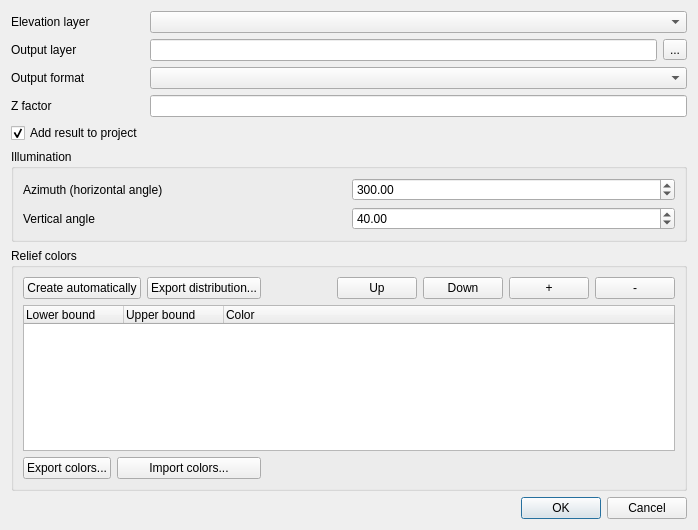
<?xml version="1.0" encoding="UTF-8"?>
<ui version="4.0">
 <class>QgsRasterTerrainAnalysisDialogBase</class>
 <widget class="QDialog" name="QgsRasterTerrainAnalysisDialogBase">
  <property name="geometry">
   <rect>
    <x>0</x>
    <y>0</y>
    <width>698</width>
    <height>530</height>
   </rect>
  </property>
  <property name="windowTitle">
   <string>Dialog</string>
  </property>
  <layout class="QGridLayout" name="gridLayout_3">
   <item row="0" column="0">
    <widget class="QLabel" name="mElevationLayerLabel">
     <property name="text">
      <string>Elevation layer</string>
     </property>
    </widget>
   </item>
   <item row="0" column="1" colspan="2">
    <widget class="QComboBox" name="mElevationLayerComboBox"/>
   </item>
   <item row="1" column="0">
    <widget class="QLabel" name="mOutputLayerLabel">
     <property name="text">
      <string>Output layer</string>
     </property>
    </widget>
   </item>
   <item row="1" column="1">
    <widget class="QLineEdit" name="mOutputLayerLineEdit"/>
   </item>
   <item row="1" column="2">
    <widget class="QToolButton" name="mOutputLayerToolButton">
     <property name="text">
      <string>...</string>
     </property>
    </widget>
   </item>
   <item row="2" column="0">
    <widget class="QLabel" name="mOutputFormatLabel">
     <property name="text">
      <string>Output format</string>
     </property>
    </widget>
   </item>
   <item row="2" column="1" colspan="2">
    <widget class="QComboBox" name="mOutputFormatComboBox"/>
   </item>
   <item row="3" column="0">
    <widget class="QLabel" name="mZFactorLabel">
     <property name="text">
      <string>Z factor</string>
     </property>
    </widget>
   </item>
   <item row="3" column="1" colspan="2">
    <widget class="QLineEdit" name="mZFactorLineEdit"/>
   </item>
   <item row="4" column="0">
    <widget class="QCheckBox" name="mAddResultToProjectCheckBox">
     <property name="text">
      <string>Add result to project</string>
     </property>
     <property name="checked">
      <bool>true</bool>
     </property>
    </widget>
   </item>
   <item row="5" column="0" colspan="3">
    <widget class="QGroupBox" name="mIlluminationGroupBox">
     <property name="title">
      <string>Illumination</string>
     </property>
     <layout class="QGridLayout" name="gridLayout_2">
      <item row="0" column="0">
       <widget class="QLabel" name="mLightAzimuthLabel">
        <property name="text">
         <string>Azimuth (horizontal angle)</string>
        </property>
       </widget>
      </item>
      <item row="0" column="1">
       <widget class="QDoubleSpinBox" name="mLightAzimuthAngleSpinBox">
        <property name="maximum">
         <double>360.000000000000000</double>
        </property>
        <property name="value">
         <double>300.000000000000000</double>
        </property>
       </widget>
      </item>
      <item row="1" column="0">
       <widget class="QLabel" name="mLightVerticalAngleLabel">
        <property name="text">
         <string>Vertical angle</string>
        </property>
       </widget>
      </item>
      <item row="1" column="1">
       <widget class="QDoubleSpinBox" name="mLightVerticalAngleSpinBox">
        <property name="maximum">
         <double>90.000000000000000</double>
        </property>
        <property name="value">
         <double>40.000000000000000</double>
        </property>
       </widget>
      </item>
     </layout>
    </widget>
   </item>
   <item row="6" column="0" colspan="3">
    <widget class="QGroupBox" name="mReliefColorsGroupBox">
     <property name="title">
      <string>Relief colors</string>
     </property>
     <layout class="QGridLayout" name="gridLayout">
      <item row="0" column="0" colspan="2">
       <widget class="QPushButton" name="mAutomaticColorButton">
        <property name="text">
         <string>Create automatically</string>
        </property>
       </widget>
      </item>
      <item row="0" column="2">
       <widget class="QPushButton" name="mExportToCsvButton">
        <property name="text">
         <string>Export distribution...</string>
        </property>
       </widget>
      </item>
      <item row="0" column="3">
       <spacer name="horizontalSpacer">
        <property name="orientation">
         <enum>Qt::Horizontal</enum>
        </property>
        <property name="sizeHint" stdset="0">
         <size>
          <width>268</width>
          <height>20</height>
         </size>
        </property>
       </spacer>
      </item>
      <item row="0" column="4">
       <widget class="QPushButton" name="mUpPushButton">
        <property name="text">
         <string>Up</string>
        </property>
       </widget>
      </item>
      <item row="0" column="5">
       <widget class="QPushButton" name="mDownPushButton">
        <property name="text">
         <string>Down</string>
        </property>
       </widget>
      </item>
      <item row="0" column="6">
       <widget class="QPushButton" name="mAddClassButton">
        <property name="text">
         <string>+</string>
        </property>
       </widget>
      </item>
      <item row="0" column="7">
       <widget class="QPushButton" name="mRemoveClassButton">
        <property name="text">
         <string>-</string>
        </property>
       </widget>
      </item>
      <item row="1" column="0" colspan="8">
       <widget class="QTreeWidget" name="mReliefClassTreeWidget">
        <column>
         <property name="text">
          <string>Lower bound</string>
         </property>
        </column>
        <column>
         <property name="text">
          <string>Upper bound</string>
         </property>
        </column>
        <column>
         <property name="text">
          <string>Color</string>
         </property>
        </column>
       </widget>
      </item>
      <item row="2" column="0">
       <widget class="QPushButton" name="mExportColorsButton">
        <property name="text">
         <string>Export colors...</string>
        </property>
       </widget>
      </item>
      <item row="2" column="1" colspan="2">
       <widget class="QPushButton" name="mImportColorsButton">
        <property name="text">
         <string>Import colors...</string>
        </property>
       </widget>
      </item>
     </layout>
    </widget>
   </item>
   <item row="7" column="0" colspan="3">
    <widget class="QDialogButtonBox" name="mButtonBox">
     <property name="orientation">
      <enum>Qt::Horizontal</enum>
     </property>
     <property name="standardButtons">
      <set>QDialogButtonBox::Cancel|QDialogButtonBox::Ok</set>
     </property>
    </widget>
   </item>
  </layout>
 </widget>
 <resources/>
 <connections>
  <connection>
   <sender>mButtonBox</sender>
   <signal>accepted()</signal>
   <receiver>QgsRasterTerrainAnalysisDialogBase</receiver>
   <slot>accept()</slot>
   <hints>
    <hint type="sourcelabel">
     <x>248</x>
     <y>254</y>
    </hint>
    <hint type="destinationlabel">
     <x>157</x>
     <y>274</y>
    </hint>
   </hints>
  </connection>
  <connection>
   <sender>mButtonBox</sender>
   <signal>rejected()</signal>
   <receiver>QgsRasterTerrainAnalysisDialogBase</receiver>
   <slot>reject()</slot>
   <hints>
    <hint type="sourcelabel">
     <x>316</x>
     <y>260</y>
    </hint>
    <hint type="destinationlabel">
     <x>286</x>
     <y>274</y>
    </hint>
   </hints>
  </connection>
 </connections>
</ui>
